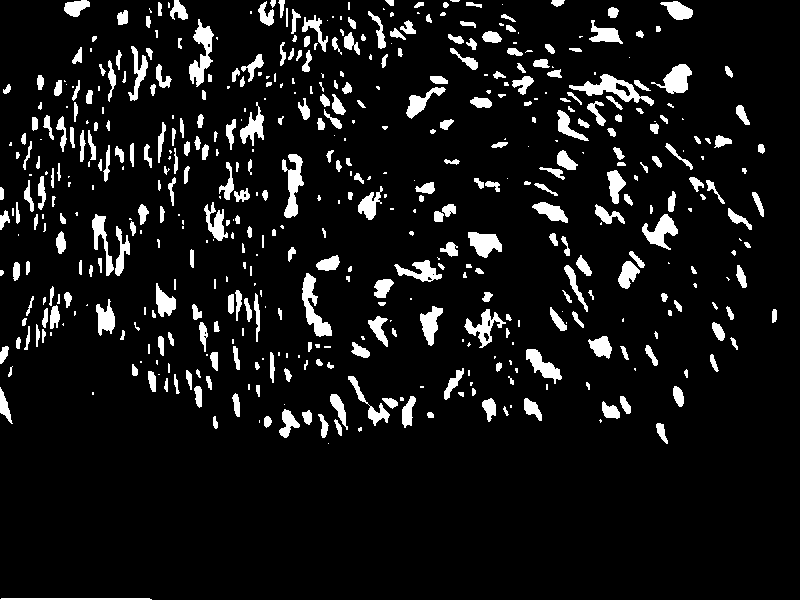
#> input picture example/f1111unet/colors_10.png, 800 x 600 px, given in place of Снимок экрана 2021-04-14 в 18.35.30.png, which was not available
$ python image_preprocessing.py
#> lines starting #> are read from the running program, lines starting #| are printed output that depends on the picture; after the words box and inside, x2 and y2 are one past the last pixel; in counts of white or black regions, pixels touching at a corner belong together; pictures that were not available may be replaced by others from this repository, and a replacement may not be noted
import os
from pathlib import Path
from matplotlib import cm
import cv2
from kraken import binarization
from PIL import Image
from collections import Counter
from sklearn.cluster import KMeans,DBSCAN
import numpy as np
import math
import time
#from matplotlib.colors import RGB2HEX

import skimage
from skimage import io, segmentation, color

from scipy.spatial import Voronoi


#цвета с учетом отблесков и в 4-х регионах (условия освещения и быстрое реагирование)
#количество и размеры по отблескам + ДЕТЕКЦИЯ наиболее крупных пузырей
#ДВИЖЕНИЕ?
#ЛОПАЮТСЯ?
#Предиктивная аналитика по параметру
#Визуализация

#бизнес-смысл, фишки и академическое образование - преимущества

#что-то детектим YOLO

#раскадровка

#визуализация статистики


#PIPELINE:
#1. Video to frames - V
#2. Masking - P
#3. Binarizetions, contours, centers of bubbles, bubbles shapes (with masking) - V
#4. Color clustering on frame (excluding white/bright areas) - V
#5. Movement detection - P
#6. Bubbles stability - P
#7. LSTM - ?
#8. NN binarization (or Fast) - P
#9. Web front - ?
#10. Web back - ?
#11. Bubbles corruption on LSTM - ?

#берем 1 кадр в 5 кадров, потом усредняем снятые значения

#Opt:
#7. Anomaly detection (Yolo)


'''
По опыту работы с северсталью (на физическом проекте) главное в пене - стабильность
Комменты: попробовали цвета делать красиво - не вышло

Сумма с кракеном - офигенно, но надо его заменить - сеткой?
'''

#1. Video to frames
# [41 lines left out: functions get_frames, _put_mask, not called in this run]

def _binarize(np_img):
    #print(np_img)
    #mark = time.time()
    np_img_cv = np.array(np_img)#cv2.cvtColor(np.array(np_img), cv2.COLOR_RGB2BGR)
    #mean
    th1 = cv2.adaptiveThreshold(np_img_cv,255,cv2.ADAPTIVE_THRESH_MEAN_C,\
                cv2.THRESH_BINARY,151,1) #11,2
    #gauss

    th2 = cv2.adaptiveThreshold(np_img_cv,255,cv2.ADAPTIVE_THRESH_GAUSSIAN_C,\
                cv2.THRESH_BINARY,151,1) #11,2
    #otsu
    _,th3 = cv2.threshold(np_img_cv,200,255,cv2.THRESH_BINARY+cv2.THRESH_OTSU)
    #kraken
    #print(time.time() - mark)
    th4 = binarization.nlbin(Image.fromarray(np_img_cv), threshold=0.9999)
    th4 = np.array(th4)
    #sum
    ni = np.ones(np_img.shape)

    mask = ((th2 == 0) | (th3 == 0) | (th4==0))
    ni[mask] = 0
    ni[~mask] = 255
    #print(time.time() - mark)
    return {'M': th1, 'G': th2, 'O': th3, 'K': th4, 'S': ni}

# [100 lines left out: functions _binarizeOLD, _get_centers, _voronoi_finite_polygons_2d, not called in this run]

#https://en.wikipedia.org/wiki/Shoelace_formula
def _poly_area(x,y):
    return 0.5*np.abs(np.dot(x,np.roll(y,1))-np.dot(y,np.roll(x,1)))

#do in RGB
# [40 lines left out: functions _get_color_schema, _do_Voronoi, not called in this run]

def preprocess(img_path=None, mask = None, check_time = False, resize = None, input_numpy_img = None):
    #reshape all? - test it - 800x600
#> called with check_time = False
    im = None
    if input_numpy_img is not None:
        im = input_numpy_img
        img = cv2.cvtColor(im, cv2.COLOR_BGR2GRAY)
    elif img_path is not None:
        if Path(img_path).name.rsplit('.',maxsplit=1)[1] in ['png', 'jpg', 'jpeg']:
            im = cv2.imread(img_path)
#> im is the input picture: shape (600, 800, 3); 8.6% white; 519 white regions (172 under 20 px), largest, box (x1, y1, x2, y2) and area: (569, 74, 654, 106) 861, (189, 19, 214, 87) 757, (302, 273, 332, 337) 751
            img = cv2.cvtColor(im, cv2.COLOR_BGR2GRAY)
        else:
            return None
    #if Path(img_path).name.rsplit('.',maxsplit=1)[1] in ['png', 'jpg', 'jpeg']:
    if im is not None:
        if check_time:
            time_mark = time.time()
        #img = cv2.imread(img_path, 0)
        #im = cv2.imread(img_path)
        if resize is not None:
            img = cv2.resize(img, resize, interpolation = cv2.INTER_AREA)
        if mask is not None:
            img = _put_mask(img, mask)

        binarizations = _binarize(img)
#> in _binarize, `th1 = cv2.adaptiveThreshold(np_img_cv,255,cv2.ADAPTIVE_THRESH_MEAN_C,\..`:
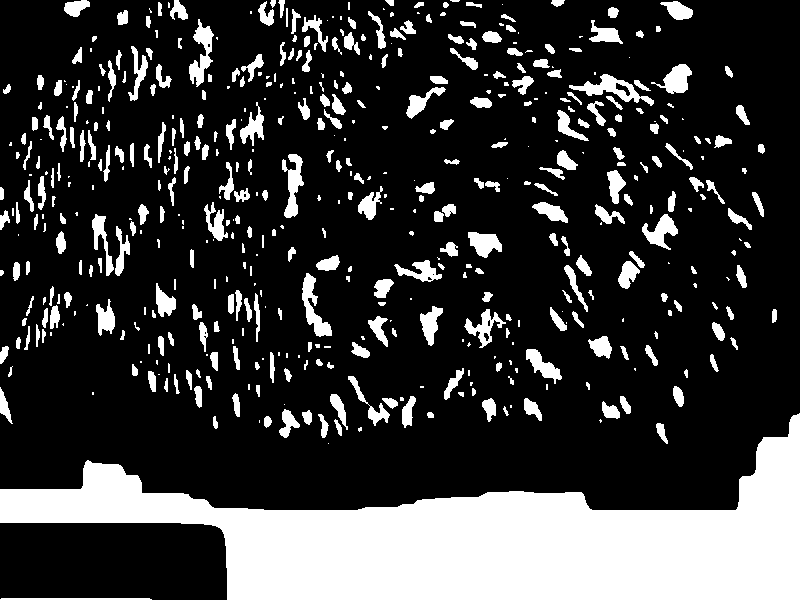
#> th1: shape (600, 800); 22.5% white; 520 white regions (172 under 20 px), largest, box (x1, y1, x2, y2) and area: (0, 413, 800, 600) 66955, (569, 74, 654, 106) 861, (189, 19, 214, 87) 757
#> in _binarize, `th2 = cv2.adaptiveThreshold(np_img_cv,255,cv2.ADAPTIVE_THRESH_GAUSSIAN..`:
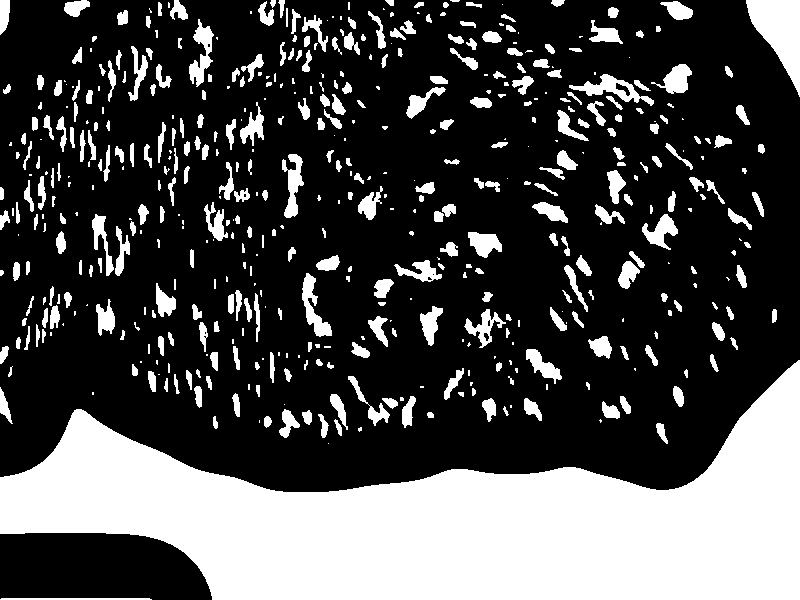
#> th2: shape (600, 800); 29.3% white; 522 white regions (172 under 20 px), largest, box (x1, y1, x2, y2) and area: (0, 360, 800, 600) 96648, (746, 0, 800, 97) 2778, (569, 74, 654, 106) 861

        centers = _get_centers(binarizations['S'])

        #area getting algorithm (don't forget about the mask) - test with no corrections

        areas = _do_Voronoi(centers)

        #colors detecting
        #'G' or 'M' for colors detection

        colors = _get_color_schema(im,binarizations['G'], mask, do_in_RGB = True)
        if check_time:
            print(time.time() - time_mark)
        return {'areas': {'areas_mean': np.mean(np.array(areas)), 'areas_var':np.var(np.array(areas))}, 'colors':colors, 'binarizations':binarizations, 'centers':centers}#may be class?
    else:
        return None


if __name__ == '__main__':
    time_mark = time.time()
#> (the run stopped early here; a loop or call above may not have finished)

$ run again, on example/f1111unet/colors_13.png
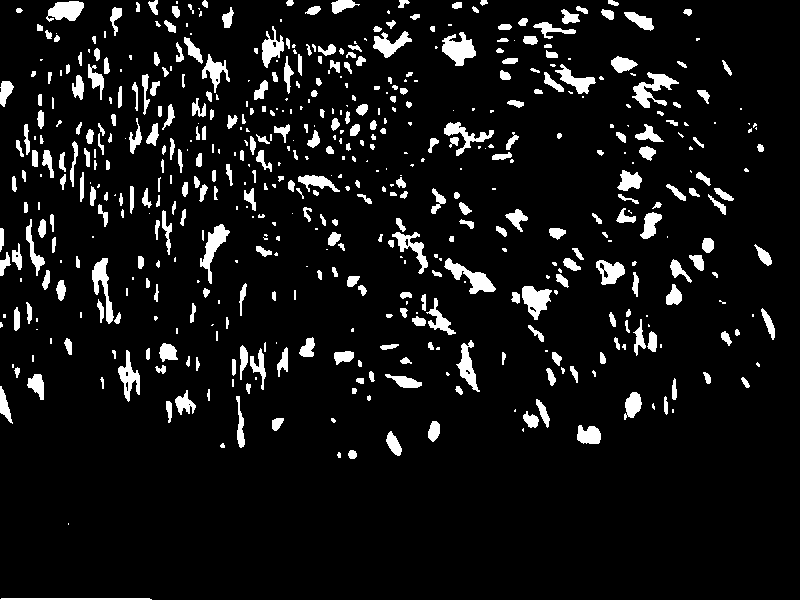
#> input picture example/f1111unet/colors_13.png, 800 x 600 px, given in place of Снимок экрана 2021-04-14 в 18.35.30.png, which was not available
#> in preprocess, im is the input picture: shape (600, 800, 3); 8.1% white; 554 white regions (201 under 20 px), largest, box (x1, y1, x2, y2) and area: (632, 72, 679, 108) 676, (442, 32, 476, 66) 675, (444, 258, 496, 294) 667
#> in _binarize, `th1 = cv2.adaptiveThreshold(np_img_cv,255,cv2.ADAPTIVE_THRESH_MEAN_C,\..`:
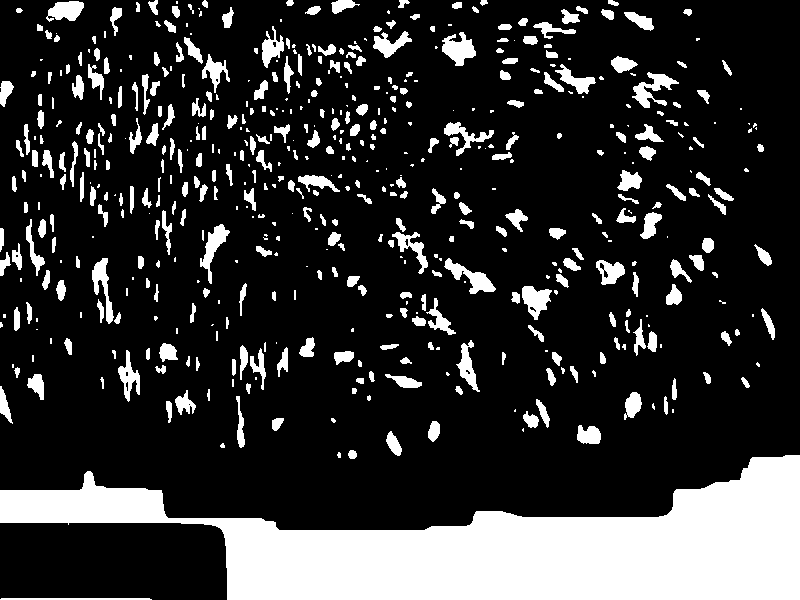
#> th1: shape (600, 800); 20% white; 554 white regions (200 under 20 px), largest, box (x1, y1, x2, y2) and area: (0, 455, 800, 600) 57234, (632, 72, 679, 108) 676, (442, 32, 476, 66) 675
#> in _binarize, `th2 = cv2.adaptiveThreshold(np_img_cv,255,cv2.ADAPTIVE_THRESH_GAUSSIAN..`:
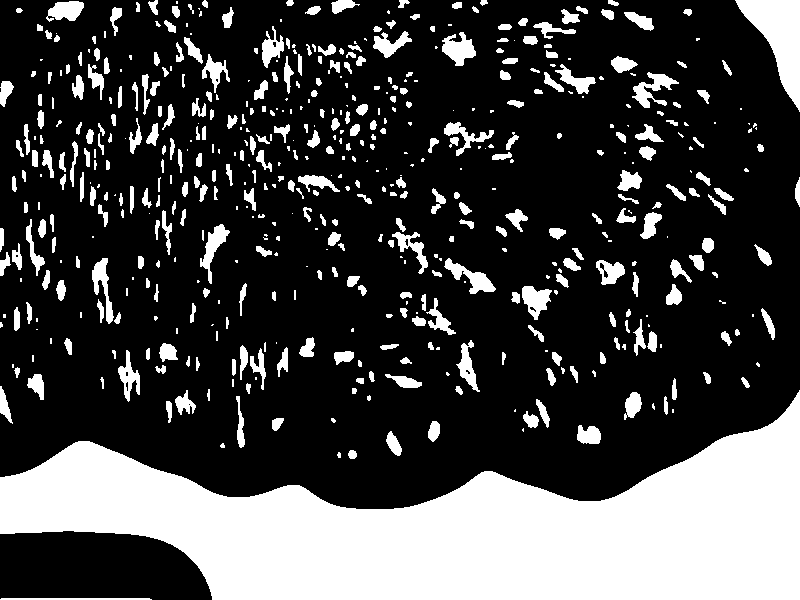
#> th2: shape (600, 800); 26.8% white; 556 white regions (200 under 20 px), largest, box (x1, y1, x2, y2) and area: (0, 390, 800, 600) 86544, (735, 0, 800, 112) 3351, (632, 72, 679, 108) 676

$ run again, on example/f1111unet/colors_15.png
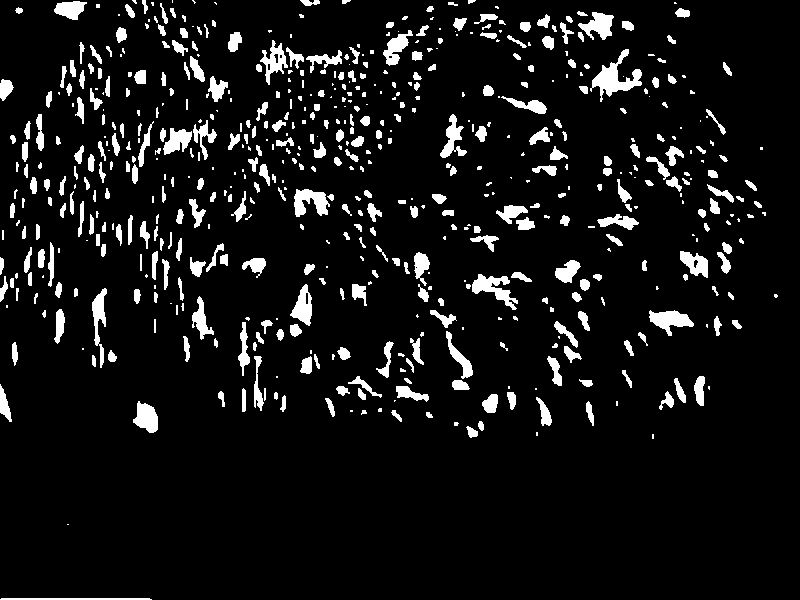
#> input picture example/f1111unet/colors_15.png, 800 x 600 px, given in place of Снимок экрана 2021-04-14 в 18.35.30.png, which was not available
#> in preprocess, im is the input picture: shape (600, 800, 3); 8% white; 608 white regions (232 under 20 px), largest, box (x1, y1, x2, y2) and area: (590, 49, 642, 102) 960, (472, 274, 518, 310) 671, (294, 189, 330, 217) 618
#> in _binarize, `th1 = cv2.adaptiveThreshold(np_img_cv,255,cv2.ADAPTIVE_THRESH_MEAN_C,\..`:
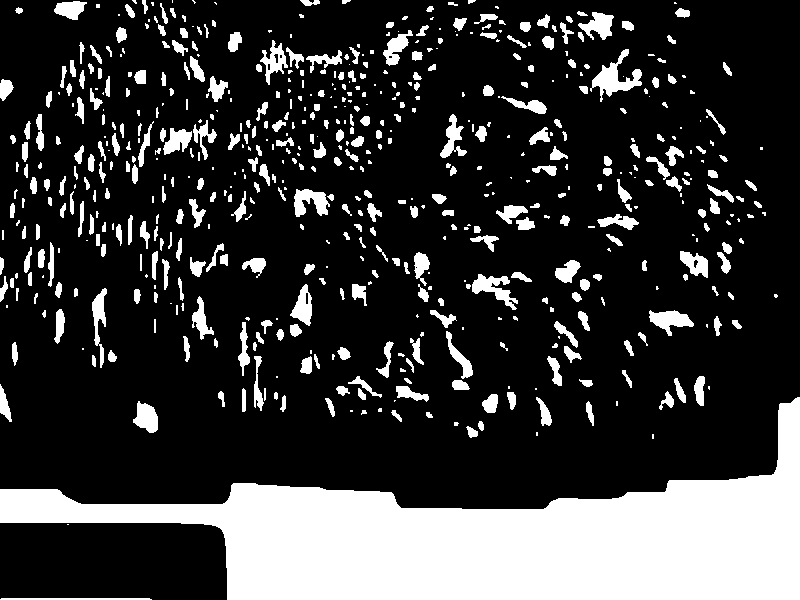
#> th1: shape (600, 800); 22.3% white; 609 white regions (232 under 20 px), largest, box (x1, y1, x2, y2) and area: (0, 397, 800, 600) 68585, (590, 49, 642, 102) 960, (472, 274, 518, 310) 671
#> in _binarize, `th2 = cv2.adaptiveThreshold(np_img_cv,255,cv2.ADAPTIVE_THRESH_GAUSSIAN..`:
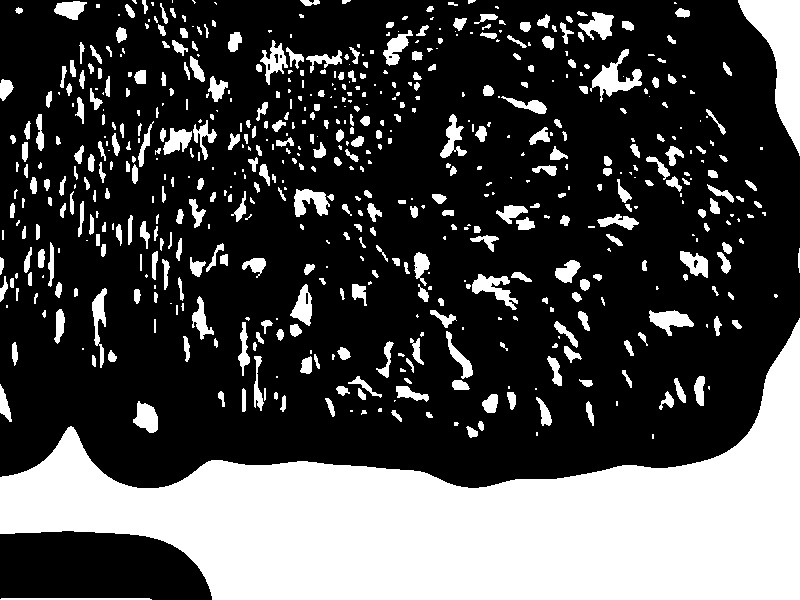
#> th2: shape (600, 800); 29.2% white; 610 white regions (231 under 20 px), largest, box (x1, y1, x2, y2) and area: (0, 318, 800, 600) 97118, (738, 0, 800, 156) 4340, (590, 49, 642, 102) 960
